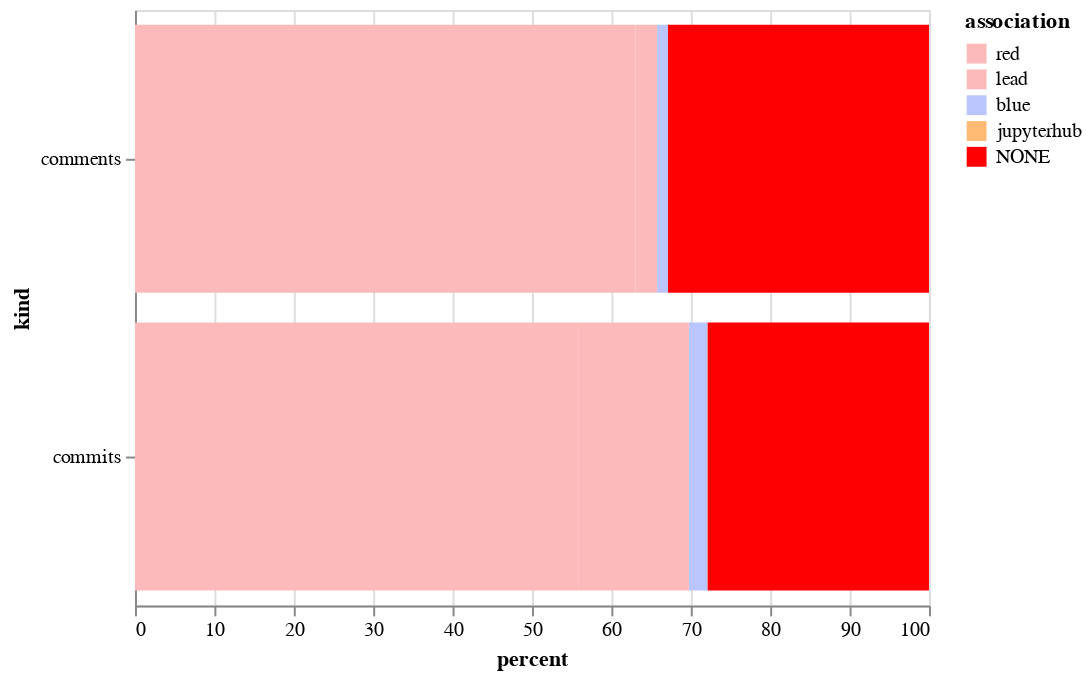

Notebook source saved alongside this figure:
### Code cell
alt.Chart(sum_both).mark_bar().encode(
    x='percent',
    y='kind',
    color=alt.Color('association', sort=["CONTRIBUTOR", "MEMBER", "NONE"], scale=color_scale)
)

### Figure 1 — Vega-Lite specification as saved in the notebook (floating-point values rounded to 4 significant figures)
{"$schema": "https://vega.github.io/schema/vega-lite/v2.6.0.json", "config": {"view": {"height": 300, "width": 400}}, "data": {"name": "data-d191914c0c1f9ab85f4c367843289b27"}, "datasets": {"data-d191914c0c1f9ab85f4c367843289b27": [{"association": "NONE", "kind": "comments", "percent": 32.88}, {"association": "blue", "kind": "comments", "percent": 1.37}, {"association": "lead", "kind": "comments", "percent": 2.74}, {"association": "red", "kind": "comments", "percent": 63.01}, {"association": "NONE", "kind": "commits", "percent": 27.91}, {"association": "blue", "kind": "commits", "percent": 2.326}, {"association": "lead", "kind": "commits", "percent": 13.95}, {"association": "red", "kind": "commits", "percent": 55.81}]}, "encoding": {"color": {"field": "association", "scale": {"domain": ["red", "lead", "blue", "jupyterhub", "NONE"], "range": ["#fdbaba", "#fdbaba", "#bac5fd", "#ffbb74", "red"]}, "sort": ["CONTRIBUTOR", "MEMBER", "NONE"], "type": "nominal"}, "x": {"field": "percent", "type": "quantitative"}, "y": {"field": "kind", "type": "nominal"}}, "mark": "bar"}
